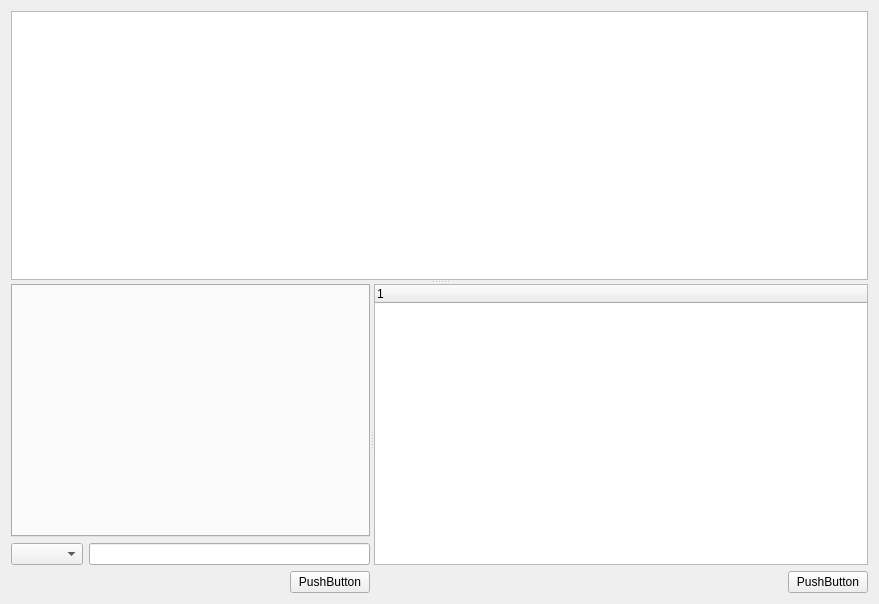
<?xml version="1.0" encoding="UTF-8"?>
<ui version="4.0">
 <class>addOrder</class>
 <widget class="QWidget" name="addOrder">
  <property name="geometry">
   <rect>
    <x>0</x>
    <y>0</y>
    <width>879</width>
    <height>604</height>
   </rect>
  </property>
  <property name="windowTitle">
   <string>Form</string>
  </property>
  <layout class="QHBoxLayout" name="horizontalLayout_4">
   <item>
    <widget class="QSplitter" name="splitter_3">
     <property name="orientation">
      <enum>Qt::Vertical</enum>
     </property>
     <widget class="QTableWidget" name="infoTable"/>
     <widget class="QSplitter" name="splitter_2">
      <property name="orientation">
       <enum>Qt::Horizontal</enum>
      </property>
      <widget class="QSplitter" name="splitter">
       <property name="orientation">
        <enum>Qt::Vertical</enum>
       </property>
       <widget class="QWidget" name="">
        <layout class="QVBoxLayout" name="verticalLayout">
         <item>
          <widget class="QTabWidget" name="CPTab">
           <property name="tabPosition">
            <enum>QTabWidget::North</enum>
           </property>
           <property name="currentIndex">
            <number>-1</number>
           </property>
          </widget>
         </item>
         <item>
          <layout class="QHBoxLayout" name="horizontalLayout">
           <item>
            <widget class="QComboBox" name="comboBox"/>
           </item>
           <item>
            <widget class="QLineEdit" name="lineEdit"/>
           </item>
          </layout>
         </item>
         <item>
          <layout class="QHBoxLayout" name="horizontalLayout_2">
           <item>
            <spacer name="horizontalSpacer">
             <property name="orientation">
              <enum>Qt::Horizontal</enum>
             </property>
             <property name="sizeHint" stdset="0">
              <size>
               <width>40</width>
               <height>20</height>
              </size>
             </property>
            </spacer>
           </item>
           <item>
            <widget class="QPushButton" name="commitOrderButton">
             <property name="text">
              <string>PushButton</string>
             </property>
            </widget>
           </item>
          </layout>
         </item>
        </layout>
       </widget>
      </widget>
      <widget class="QWidget" name="">
       <layout class="QVBoxLayout" name="verticalLayout_2">
        <item>
         <widget class="QTreeWidget" name="orderTree">
          <property name="rootIsDecorated">
           <bool>true</bool>
          </property>
          <property name="uniformRowHeights">
           <bool>false</bool>
          </property>
          <property name="allColumnsShowFocus">
           <bool>true</bool>
          </property>
          <property name="wordWrap">
           <bool>false</bool>
          </property>
          <property name="headerHidden">
           <bool>false</bool>
          </property>
          <property name="expandsOnDoubleClick">
           <bool>true</bool>
          </property>
         </widget>
        </item>
        <item>
         <layout class="QHBoxLayout" name="horizontalLayout_3">
          <item>
           <spacer name="horizontalSpacer_2">
            <property name="orientation">
             <enum>Qt::Horizontal</enum>
            </property>
            <property name="sizeHint" stdset="0">
             <size>
              <width>40</width>
              <height>20</height>
             </size>
            </property>
           </spacer>
          </item>
          <item>
           <widget class="QPushButton" name="addOrderButton">
            <property name="text">
             <string>PushButton</string>
            </property>
           </widget>
          </item>
         </layout>
        </item>
       </layout>
      </widget>
     </widget>
    </widget>
   </item>
  </layout>
 </widget>
 <resources/>
 <connections/>
</ui>
